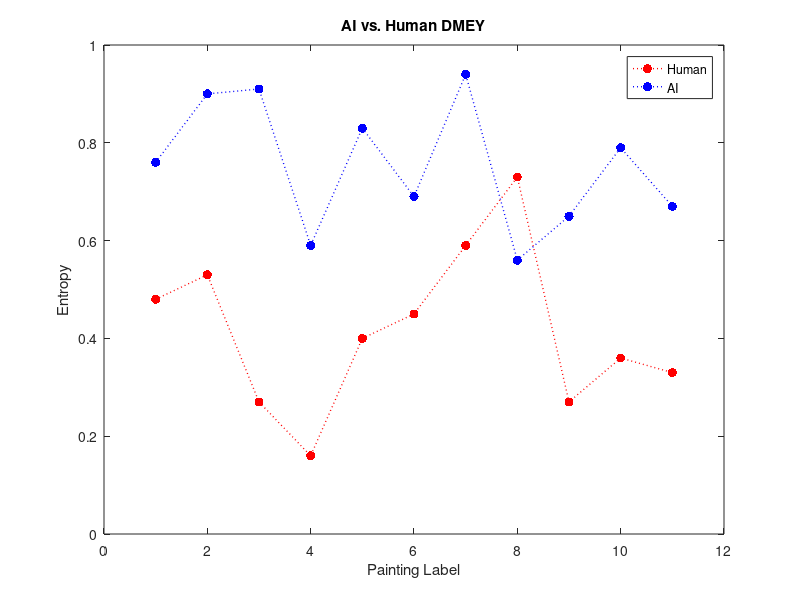

MATLAB code to generate this figure:
% wavelets = {'HAAR', 'DB2', 'SYM3', 'COIF1', 'BIOR1.3', 'RBIO1.3', 'DMEY'};
wavelets = [1, 2, 3, 4, 5, 6, 7];
% wavelets = cellstr(wavelets);
% wavelets = categorical(wavelets);

%HAAR
% y_H = [0.59, 0.26, 0.82, 0.60, 0.64, 0.90, 0.43, 0.52, 0.62, 0.85, 0.42];
% y_AI = [0.26, 1.11, 0.64, 0.72, 0.72, 0.64, 0.71, 0.49, 0.77, 0.29, 0.49];

%DB2
% y_H = [0.57, 0.66, 0.30, 0.51, 0.32, 0.61, 0.60, 0.57, 0.82, 0, 0.61];
% y_AI = [0.47, 0.35, 0.87, 0.45, 0.67, 0.65, 0.46, 0.62, 0.60, 0.70, 0.68];

%SYM3
% y_H = [0.57, 0.80, 0.51, 0.76, 0.71, 0.53, 0.40, 0.50, 0.49, 0.52, 0.69];
% y_AI = [0.87, 0.86, 0.72, 0.60, 0.45, 0.59, 0.68, 0.75, 0.83, 0.58, 0.93];

%COIF1
% y_H = [0.42, 0.41, 0.47, 0.44, 0.42, 0.64, 0.43, 0.48, 0.48, 0.26, 0.46];
% y_AI = [0.57, 0.54, 0.70, 0.63, 0.53, 0.44, 0.68, 0.63, 0.60, 0.55, 0.40];

%BIOR1.3
% y_H = [0.48, 0.57, 0.67, 0.94, 0.69, 0.58, 0.64, 0.35, 0.92, 0.26, 0.89];
% y_AI = [0.73, 0.45, 0.66, 0.65, 0.83, 0.48, 0.63, 0.81, 0.48, 0.46, 0.41];

%RBIO1.3
% y_H = [0.70, 0.79, 0.64, 0.64, 0.70, 0.44, 0.72, 0.57, 0.57, 0.44, 0.79];
% y_AI = [0.40, 0.57, 0.78, 0.66, 0.26, 0.55, 0.67, 0.81, 0.52, 0.25, 0.36];

%DMEY
% y_H = [0.39, 0.77, 0.54, 0.26, 0.13, 0.56, 0.36, 0.73, 0.27, 0.36, 0.33];
% y_AI = [0.76, 0.90, 0.91, 0.59, 0.83, 0.69, 0.94, 0.56, 0.65, 0.79, 0.67];

%CROPPED 1024x1024

%HAAR
% y_H = [0.27, 0.59, 0.30, 0.77, 0.71, 0.51, 0.80, 0.52, 0.62, 0.85, 0.42];
% y_AI = [0.26, 1.11, 0.64, 0.72, 0.72, 0.64, 0.71, 0.49, 0.77, 0.29, 0.49];

%DB2
% y_H = [0.42, 0.50, 0.48, 0.34, 0.63, 0.63, 0.77, 0.57, 0.82, 0, 0.61];
% y_AI = [0.47, 0.35, 0.87, 0.45, 0.67, 0.65, 0.46, 0.62, 0.60, 0.70, 0.68];

%SYM3
% y_H = [0.68, 0.91, 0.37, 0.57, 0.73, 0.64, 0.43, 0.50, 0.49, 0.52, 0.69];
% y_AI = [0.87, 0.86, 0.72, 0.60, 0.45, 0.59, 0.68, 0.75, 0.83, 0.58, 0.93];

%COIF1
% y_H = [0.73, 0.83, 0.70, 0.42, 0.49, 0.70, 0.48, 0.48, 0.48, 0.26, 0.46];
% y_AI = [0.57, 0.54, 0.70, 0.63, 0.53, 0.44, 0.68, 0.63, 0.60, 0.55, 0.40];

%BIOR1.3
% y_H = [0.31, 0.69, 0.85, 0.74, 0.48, 0.36, 0.70, 0.35, 0.92, 0.26, 0.89];
% y_AI = [0.73, 0.45, 0.66, 0.65, 0.83, 0.48, 0.63, 0.81, 0.48, 0.46, 0.41];

%RBIO1.3
% y_H = [0.24, 0.40, 0.64, 0.55, 0.83, 0.37, 0.79, 0.57, 0.57, 0.44, 0.79];
% y_AI = [0.40, 0.57, 0.78, 0.66, 0.26, 0.55, 0.67, 0.81, 0.52, 0.25, 0.36];

%DMEY
y_H = [0.48, 0.53, 0.27, 0.16, 0.40, 0.45, 0.59, 0.73, 0.27, 0.36, 0.33];
y_AI = [0.76, 0.90, 0.91, 0.59, 0.83, 0.69, 0.94, 0.56, 0.65, 0.79, 0.67];

%BY ARTIST (OUTDATED)

% 1
% y_H = [0.59, 0.57, 0.57, 0.42, 0.48, 0.70, 0.39];
% y_AI = [0.67, 0.47, 0.87, 0.57, 0.73, 0.40, 0.76];

%2
% y_H = [0.26, 0.66, 0.80, 0.41, 0.57, 0.79, 0.77];
% y_AI = [1.11, 0.35, 0.86, 0.54, 0.45, 0.57, 0.90];

%3
% y_H = [0.82, 0.30, 0.51, 0.47, 0.67, 0.64, 0.54];
% y_AI = [0.64, 0.87, 0.72, 0.70, 0.66, 0.78, 0.91];

%4
% y_H = [0.60, 0.51, 0.76, 0.44, 0.94, 0.64, 0.26];
% y_AI = [0.72, 0.45, 0.60, 0.63, 0.65, 0.66, 0.59];

%5
% y_H = [0.64, 0.32, 0.71, 0.42, 0.69, 0.70, 0.13];
% y_AI = [0.72, 0.67, 0.45, 0.53, 0.83, 0.26, 0.83];

%6
% y_H = [0.90, 0.61, 0.53, 0.64, 0.58, 0.44, 0.56];
% y_AI = [0.64, 0.65, 0.59, 0.44, 0.48, 0.55, 0.69];

%7
% y_H = [0.43, 0.60, 0.40, 0.43, 0.64, 0.72, 0.36];
% y_AI = [0.71, 0.46, 0.68, 0.68, 0.63, 0.67, 0.94];

%8
% y_H = [0.52, 0.57, 0.50, 0.48, 0.35, 0.57, 0.73];
% y_AI = [0.49, 0.62, 0.75, 0.63, 0.81, 0.81, 0.56];

%9
% y_H = [0.62, 0.82, 0.49, 0.48, 0.92, 0.57, 0.27];
% y_AI = [0.77, 0.60, 0.83, 0.60, 0.48, 0.52, 0.65];

%10
% y_H = [0.85, 0, 0.38, 0.52, 0.26, 0.44, 0.36];
% y_AI = [0.29, 0.71, 0.56, 0.55, 0.46, 0.25, 0.79];

%11
% y_H = [0.42, 0.61, 0.69, 0.46, 0.89, 0.75, 0.33];
% y_AI = [0.49, 0.68, 0.93, 0.40, 0.41, 0.36, 0.67];

figure

x=[1, 2, 3, 4, 5, 6, 7, 8, 9, 10, 11];

plot(x,y_H,'r:.',...
    'LineWidth',1,...
    'MarkerSize',20)
hold on
plot(x,y_AI,'b:.',...
    'LineWidth',1,...
    'MarkerSize',20)
title("AI vs. Human DMEY")
xlabel('Painting Label')
ylabel('Entropy') 
% ax = gca;
% ax.XTickLabel = {'HAAR', 'DB2', 'SYM3', 'COIF1', 'BIOR1.3', 'RBIO1.3', 'DMEY'};

legend('Human','AI')
hold off
